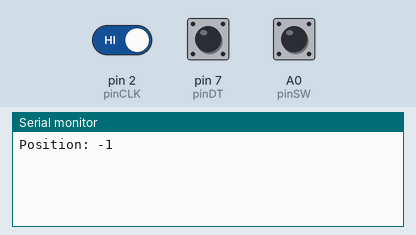
Bench run of a sketch on a simulated Arduino Uno, built for the host (arithmetic inside an expression is 32-bit, double 64-bit). Parts: the last lines printed to the serial monitor. Inputs (shaded band) come from the test bench; at power-on: A0 (pinSW) HIGH, pin 2 (pinCLK) HIGH, pin 7 (pinDT) HIGH.

Above: at 1.2 s.
1.3 s: A0 (pinSW) pulled LOW for 0.15 s
At 1.8 s:
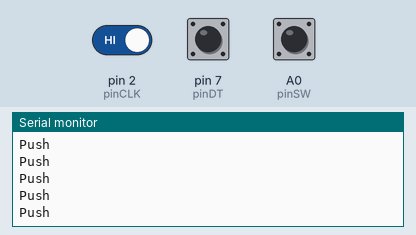
2.9 s: pin 2 (pinCLK) driven LOW
At 3.5 s:
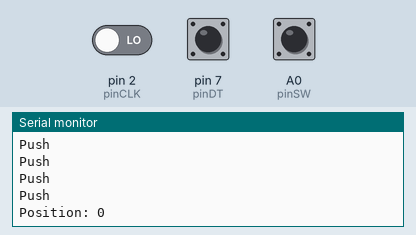

The sketch:

rotary_filter.ino
```cpp
#define pinCLK 2
#define pinDT 7
#define pinSW A0
 uint8_t CLK;
  uint8_t DT;
  uint8_t pas_CLK=0;
  uint8_t pas_DT=0;
 int8_t count=0;
void setup() {
  // put your setup code here, to run once:
  Serial.begin(2000000);
  pinMode(pinCLK,INPUT);
  pinMode(pinDT,INPUT);
  pinMode(pinSW,INPUT);

}
void loop() {
  // put your main code here, to run repeatedly

   CLK=digitalRead(pinCLK)&0x01;
  DT=digitalRead(pinDT)&0x01;

 if((pas_CLK==0&&CLK==1)&&(pas_DT|DT==1))//filter
 {
  count--;
  Serial.print("Position: ");
    Serial.println(count);
 }
 if((pas_CLK==1&&CLK==0)&&(pas_DT|DT==1))//filter
 {
  count++;
 Serial.print("Position: ");
    Serial.println(count);
 }
 if(digitalRead(pinSW)==0)
 {
  Serial.println("Push ");
 }
  pas_CLK=CLK;
  pas_DT=DT;
}
```

Measured:
- after the input at 1.3 s, the serial monitor: prints a new line at once (image 1)
- after the input at 2.9 s, the serial monitor: prints a new line at once (image 2)
